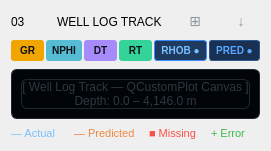
           <widget class="QFrame" name="panelCard3">
            <property name="minimumWidth"><number>340</number></property>
            <layout class="QVBoxLayout" name="wellLogLayout">
             <property name="contentsMargins"><rect><x>16</x><y>14</y><width>16</width><height>14</height></rect></property>
             <property name="spacing"><number>8</number></property>
             <item>
              <layout class="QHBoxLayout">
               <item><widget class="QLabel" name="panelIndex3"><property name="text"><string>03</string></property></widget></item>
               <item><widget class="QLabel" name="panelTitle3"><property name="text"><string>WELL LOG TRACK</string></property></widget></item>
               <item><spacer><property name="orientation"><enum>Qt::Horizontal</enum></property></spacer></item>
               <!-- Track selector buttons -->
               <item>
                <widget class="QPushButton">
                 <property name="text"><string>⊞</string></property>
                 <property name="styleSheet"><string>background:transparent;border:none;color:#8b949e;font-size:14px;padding:2px 4px;</string></property>
                </widget>
               </item>
               <item>
                <widget class="QPushButton">
                 <property name="text"><string>↓</string></property>
                 <property name="styleSheet"><string>background:transparent;border:none;color:#8b949e;font-size:14px;padding:2px 4px;</string></property>
                </widget>
               </item>
              </layout>
             </item>

             <!-- Track column headers -->
             <item>
              <layout class="QHBoxLayout">
               <property name="spacing"><number>2</number></property>
               <item>
                <widget class="QLabel">
                 <property name="text"><string>GR</string></property>
                 <property name="styleSheet"><string>background:#f0a500;color:#0d1117;font-size:10px;font-weight:700;padding:3px 6px;border-radius:3px;text-align:center;</string></property>
                 <property name="alignment"><set>AlignCenter</set></property>
                </widget>
               </item>
               <item>
                <widget class="QLabel">
                 <property name="text"><string>NPHI</string></property>
                 <property name="styleSheet"><string>background:#56bcd3;color:#0d1117;font-size:10px;font-weight:700;padding:3px 6px;border-radius:3px;</string></property>
                 <property name="alignment"><set>AlignCenter</set></property>
                </widget>
               </item>
               <item>
                <widget class="QLabel">
                 <property name="text"><string>DT</string></property>
                 <property name="styleSheet"><string>background:#a78bfa;color:#0d1117;font-size:10px;font-weight:700;padding:3px 6px;border-radius:3px;</string></property>
                 <property name="alignment"><set>AlignCenter</set></property>
                </widget>
               </item>
               <item>
                <widget class="QLabel">
                 <property name="text"><string>RT</string></property>
                 <property name="styleSheet"><string>background:#34d399;color:#0d1117;font-size:10px;font-weight:700;padding:3px 6px;border-radius:3px;</string></property>
                 <property name="alignment"><set>AlignCenter</set></property>
                </widget>
               </item>
               <item>
                <widget class="QLabel">
                 <property name="text"><string>RHOB ●</string></property>
                 <property name="styleSheet"><string>background:#1f3a5f;border:1px solid #388bfd;color:#79c0ff;font-size:10px;font-weight:700;padding:3px 6px;border-radius:3px;</string></property>
                 <property name="alignment"><set>AlignCenter</set></property>
                </widget>
               </item>
               <item>
                <widget class="QLabel">
                 <property name="text"><string>PRED ●</string></property>
                 <property name="styleSheet"><string>background:#1a3052;border:1px solid #2d5a8e;color:#58a6ff;font-size:10px;font-weight:700;padding:3px 6px;border-radius:3px;</string></property>
                 <property name="alignment"><set>AlignCenter</set></property>
                </widget>
               </item>
              </layout>
             </item>

             <!-- Log canvas placeholder -->
             <item>
              <widget class="QFrame" name="logCanvasFrame">
               <property name="styleSheet"><string>background:#010409;border:1px solid #21262d;border-radius:6px;</string></property>
               <property name="minimumHeight"><number>280</number></property>
               <layout class="QVBoxLayout">
                <item>
                 <widget class="QLabel">
                  <property name="text"><string>[ Well Log Track — QCustomPlot Canvas ]
Depth: 0.0 – 4,146.0 m</string></property>
                  <property name="alignment"><set>AlignCenter</set></property>
                  <property name="styleSheet"><string>color:#30363d;font-size:12px;</string></property>
                 </widget>
                </item>
               </layout>
              </widget>
             </item>

             <!-- Legend -->
             <item>
              <layout class="QHBoxLayout">
               <property name="spacing"><number>14</number></property>
               <item>
                <widget class="QLabel">
                 <property name="text"><string>— Actual</string></property>
                 <property name="styleSheet"><string>color:#79c0ff;font-size:11px;</string></property>
                </widget>
               </item>
               <item>
                <widget class="QLabel">
                 <property name="text"><string>— Predicted</string></property>
                 <property name="styleSheet"><string>color:#f0883e;font-size:11px;</string></property>
                </widget>
               </item>
               <item>
                <widget class="QLabel">
                 <property name="text"><string>■ Missing</string></property>
                 <property name="styleSheet"><string>color:#f85149;font-size:11px;</string></property>
                </widget>
               </item>
               <item>
                <widget class="QLabel">
                 <property name="text"><string>+ Error</string></property>
                 <property name="styleSheet"><string>color:#3fb950;font-size:11px;</string></property>
                </widget>
               </item>
              </layout>
             </item>
            </layout>
           </widget>
